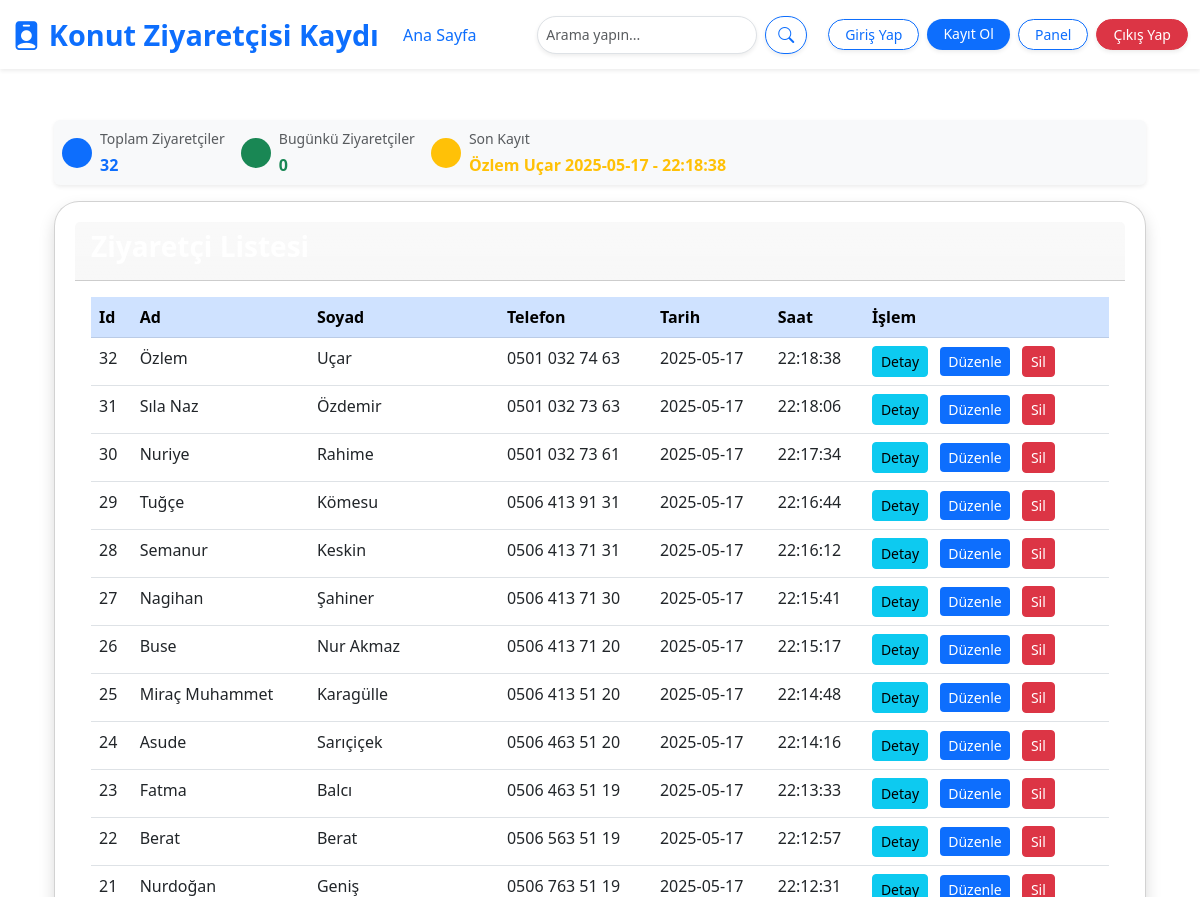
Page /dashboard (signed in, upper part) on the earlier database version.
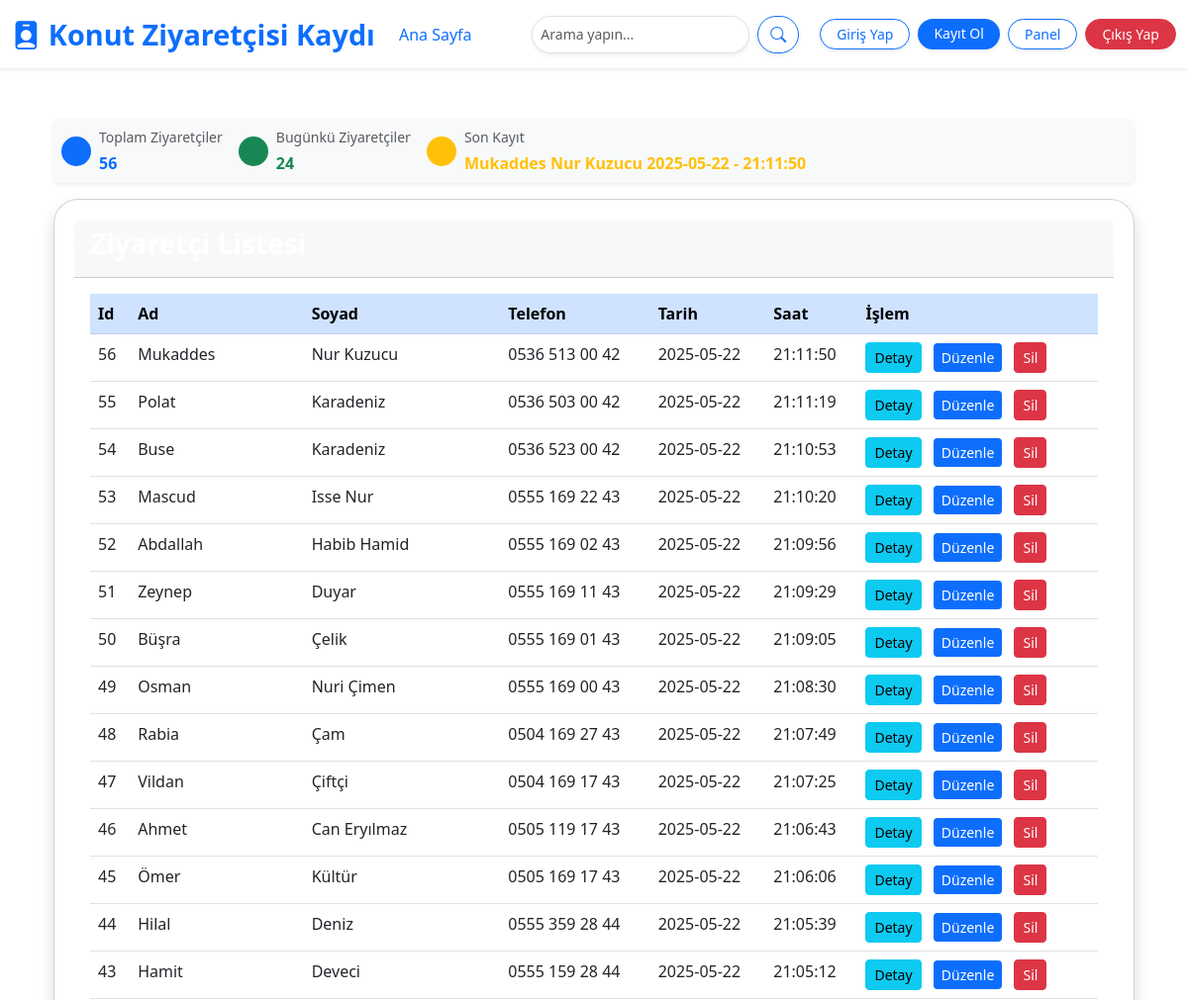
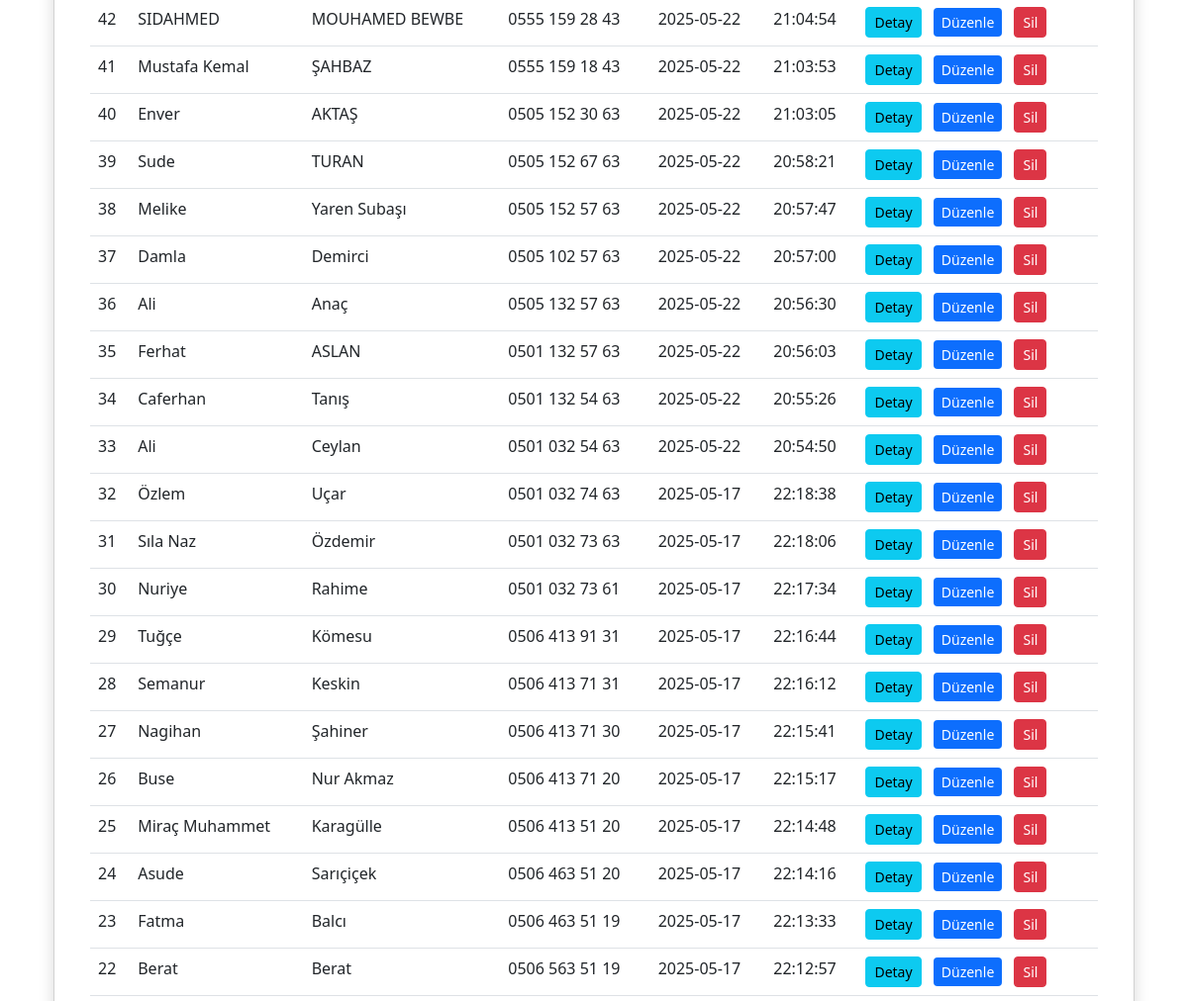
Same page on the later database version (2 pictures, top to bottom).
### models.py (models this page shows)
class Visitor(db.Model):
    __tablename__ = 'visitor'
    __table_args__ = {'extend_existing': True}
    id = db.Column(db.Integer, primary_key=True)
    name = db.Column(db.String(100), nullable=False)
    surname = db.Column(db.String(100), nullable=False)
    phone = db.Column(db.String(15), nullable=False)
    date = db.Column(db.Date, nullable=False)
    time = db.Column(db.Time, nullable=False)
    other_data = db.Column(db.Text, nullable=True)

### app.py (the view)
@app.route('/dashboard')
@login_required
def dashboard():
    query = request.args.get('q', '').strip()
    total_visitors = Visitor.query.count()
    today = datetime.today().date()
    visitors_today = Visitor.query.filter_by(date=today).count()
    last_visitor = Visitor.query.order_by(Visitor.id.desc()).first()
    last_registration = (
    f"{last_visitor.name} {last_visitor.surname} {last_visitor.date.strftime('%Y-%m-%d')} - {last_visitor.time.strftime('%H:%M:%S')}"
    if last_visitor else "Artık günlükçü yok"
)
    if query:
        visitors = Visitor.query.filter(
            or_(
                func.lower(Visitor.name).contains(query.lower()),
                func.lower(Visitor.surname).contains(query.lower())
            )
        ).order_by(Visitor.date.desc(), Visitor.time.desc()).all()
    else:
        visitors = Visitor.query.order_by(Visitor.date.desc(), Visitor.time.desc()).all()
    return render_template(
        'dashboard.html',
        visitors=visitors,
        total_visitors=total_visitors,
        visitors_today=visitors_today,
        last_registration=last_registration
    )

### app.py (called while the page is built)
@login_manager.user_loader
def load_user(user_id):
    return User.query.get(int(user_id))

### templates/dashboard.html (shortened to what this page needs)
{% extends "base.html" %}
{% block page_class %}dashboard-background{% endblock %}
{% block content %}
<div class="container mt-4">
    <div class="d-flex justify-content-between align-items-center bg-light shadow-sm rounded p-2 mb-3">
        <div class="d-flex gap-3">
            <div class="stat-box d-flex align-items-center">
                <div class="icon bg-primary text-white rounded-circle d-flex justify-content-center align-items-center" style="width: 30px; height: 30px;">
                </div>
                <div class="ms-2">
                    <p class="mb-1 text-muted small">Toplam Ziyaretçiler</p>
                    <p class="fw-bold text-primary mb-0">{{ total_visitors }}</p>
                </div>
            </div>
            <div class="stat-box d-flex align-items-center">
                <div class="icon bg-success text-white rounded-circle d-flex justify-content-center align-items-center" style="width: 30px; height: 30px;">
                </div>
                <div class="ms-2">
                    <p class="mb-1 text-muted small">Bugünkü Ziyaretçiler</p>
                    <p class="fw-bold text-success mb-0">{{ visitors_today }}</p>
                </div>
            </div>
            <div class="stat-box d-flex align-items-center">
                <div class="icon bg-warning text-white rounded-circle d-flex justify-content-center align-items-center" style="width: 30px; height: 30px;">
                </div>
                <div class="ms-2">
                    <p class="mb-1 text-muted small">Son Kayıt</p>
                    <p class="fw-bold text-warning mb-0">{{ last_registration }}</p>
                </div>
            </div>
        </div>
    </div>
    <div class="card shadow blurred-box">
        <div class="card-header bg-gradient text-white">
            <h5 class="fw-bold fs-3">Ziyaretçi Listesi</h5>
        </div>
        <div class="card-body">
            <table class="table table-hover">
                <thead class="table-primary text-white">
                    <tr>
                        <th>Id</th>
                        <th>Ad</th>
                        <th>Soyad</th>
                        <th>Telefon</th>
                        <th>Tarih</th>
                        <th>Saat</th>
                        <th>İşlem</th>
                    </tr>
                </thead>
                <tbody>
                    {% for visitor in visitors %}
                    <tr>
                        <td>{{ visitor.id }}</td>
                        <td>{{ visitor.name }}</td>
                        <td>{{ visitor.surname }}</td>
                        <td>{{ visitor.phone }}</td>
                        <td>{{ visitor.date }}</td>
                        <td>{{ visitor.time.strftime('%H:%M:%S') }}</td>
                        <td>
                            <a href="/visitor_info/{{ visitor.id }}" class="btn btn-sm btn-info me-2">Detay</a>
                            <a href="/editvisitor/{{ visitor.id }}" class="btn btn-sm btn-primary me-2">Düzenle</a>
                            <form action="{{ url_for('delete_visitor', id=visitor.id) }}" method="POST" style="display:inline;" onsubmit="return confirm('Bu kaydı silmek istediğinize emin misiniz?');">
                                <button type="submit" class="btn btn-sm btn-danger me-2">Sil</button>
                            </form>
                        </td>
                    </tr>
                    {% endfor %}
                </tbody>
            </table>
        </div>
    </div>
</div>
{% endblock %}

### templates/base.html (shortened to what this page needs)
<!DOCTYPE html>
<html lang="tr">
<head>
    <link href="https://cdn.jsdelivr.net/npm/bootstrap@5.3.0/dist/css/bootstrap.min.css" rel="stylesheet">
    <link rel="stylesheet" href="https://cdn.jsdelivr.net/npm/bootstrap-icons@1.10.0/font/bootstrap-icons.css">
    <link rel="stylesheet" href="/static/styles.css">
</head>
<body class="{% block page_class %}{% endblock %}">
    <nav class="navbar navbar-expand-lg navbar-light bg-white shadow-sm fixed-top">
        <div class="container-fluid">
            <a class="navbar-brand d-flex align-items-center text-primary fw-bold" href="/">
                <i class="bi bi-person-badge-fill me-2" style="font-size: 1.8rem;"></i>
                Konut Ziyaretçisi Kaydı
            </a>
            <div class="collapse navbar-collapse justify-content-between" id="navbarNav">
                <ul class="navbar-nav">
                    <li class="nav-item">
                        <a href="/" class="nav-link text-primary fw-medium">Ana Sayfa</a>
                    </li>
                </ul>
                    <form class="d-flex me-3" action="{{ url_for('dashboard') }}" method="GET" id="searchForm">
                        <input name="q" id="searchInput" class="form-control form-control-sm rounded-pill ms-5 shadow-sm"
                            type="search" placeholder="Arama yapın..." aria-label="Search"
                            value="{{ request.args.get('q', '') }}">
                        <button class="btn btn-outline-primary rounded-pill ms-2 shadow-sm" type="submit">
                            <i class="bi bi-search"></i>
                        </button>
                    </form>
                <div class="d-flex">
                    <a href="/login" class="btn btn-outline-primary btn-sm rounded-pill px-3 shadow-sm me-2">Giriş Yap</a>
                    <a href="/registervisitor" class="btn btn-primary btn-sm rounded-pill px-3 shadow-sm me-2">Kayıt Ol</a>
                    <a href="/dashboard" class="btn btn-outline-primary btn-sm rounded-pill px-3 shadow-sm me-2">Panel</a>
                    {% if current_user.is_authenticated %}
                    <a href="{{ url_for('logout') }}" class="btn btn-danger btn-sm rounded-pill px-3 shadow-sm me-">Çıkış Yap</a>
                    {% endif %}
                </div>
            </div>
        </div>
    </nav>
    <main class="container mt-5 pt-5">
        {% block content %}
        {% endblock %}
    </main>
</body>
</html>

### static/styles.css (style rules this page uses)
.dashboard-background { background-image: url('/static/img/victor-sutty-5vYJJ2khdj8-unsplash1.png'); background-size: cover; background-position: center; background-repeat: no-repeat; background-attachment: fixed; }
.blurred-box { background: rgba(255, 255, 255, 0.1); backdrop-filter: blur(10px); border-radius: 25px; padding: 20px; box-shadow: 0px 4px 10px rgba(0, 0, 0, 0.1); background-attachment: fixed; }
.navbar { transition: all 0.3s ease; }
.navbar-brand { font-size: 1.8rem; }
.nav-link { font-weight: 500; font-size: 1rem; }
.btn-primary { background-color: #0d6efd; border: none; }
.btn-outline-primary { border-color: #0d6efd; color: #0d6efd; }
form input { font-size: 0.9rem; border-color: #dee2e6; transition: all 0.3s ease; }
.shadow-sm { box-shadow: 0 4px 10px rgba(0, 0, 0, 0.1); }

Differences in the rows shown:
no longer on this page (row unchanged): Visitor: id "21", name "Nurdoğan", surname "Geniş", phone "0506 763 51 19", date "2025-05-17", time "22:12:31"
added Visitor: id "56", name "Mukaddes", surname "Nur Kuzucu", phone "0536 513 00 42", date "2025-05-22", time "21:11:50"
added Visitor: id "55", name "Polat", surname "Karadeniz", phone "0536 503 00 42", date "2025-05-22", time "21:11:19"
added Visitor: id "54", name "Buse", surname "Karadeniz", phone "0536 523 00 42", date "2025-05-22", time "21:10:53"
added Visitor: id "53", name "Mascud", surname "Isse Nur", phone "0555 169 22 43", date "2025-05-22", time "21:10:20"
added Visitor: id "52", name "Abdallah", surname "Habib Hamid", phone "0555 169 02 43", date "2025-05-22", time "21:09:56"
added Visitor: id "51", name "Zeynep", surname "Duyar", phone "0555 169 11 43", date "2025-05-22", time "21:09:29"
added Visitor: id "50", name "Büşra", surname "Çelik", phone "0555 169 01 43", date "2025-05-22", time "21:09:05"
added Visitor: id "49", name "Osman", surname "Nuri Çimen", phone "0555 169 00 43", date "2025-05-22", time "21:08:30"
added Visitor: id "48", name "Rabia", surname "Çam", phone "0504 169 27 43", date "2025-05-22", time "21:07:49"
added Visitor: id "47", name "Vildan", surname "Çiftçi", phone "0504 169 17 43", date "2025-05-22", time "21:07:25"
added Visitor: id "46", name "Ahmet", surname "Can Eryılmaz", phone "0505 119 17 43", date "2025-05-22", time "21:06:43"
added Visitor: id "45", name "Ömer", surname "Kültür", phone "0505 169 17 43", date "2025-05-22", time "21:06:06"
added Visitor: id "44", name "Hilal", surname "Deniz", phone "0555 359 28 44", date "2025-05-22", time "21:05:39"
added Visitor: id "43", name "Hamit", surname "Deveci", phone "0555 159 28 44", date "2025-05-22", time "21:05:12"
added Visitor: id "42", name "SIDAHMED", surname "MOUHAMED BEWBE", phone "0555 159 28 43", date "2025-05-22", time "21:04:54"
added Visitor: id "41", name "Mustafa Kemal", surname "ŞAHBAZ", phone "0555 159 18 43", date "2025-05-22", time "21:03:53"
added Visitor: id "40", name "Enver", surname "AKTAŞ", phone "0505 152 30 63", date "2025-05-22", time "21:03:05"
added Visitor: id "39", name "Sude", surname "TURAN", phone "0505 152 67 63", date "2025-05-22", time "20:58:21"
added Visitor: id "38", name "Melike", surname "Yaren Subaşı", phone "0505 152 57 63", date "2025-05-22", time "20:57:47"
added Visitor: id "37", name "Damla", surname "Demirci", phone "0505 102 57 63", date "2025-05-22", time "20:57:00"
added Visitor: id "36", name "Ali", surname "Anaç", phone "0505 132 57 63", date "2025-05-22", time "20:56:30"
added Visitor: id "35", name "Ferhat", surname "ASLAN", phone "0501 132 57 63", date "2025-05-22", time "20:56:03"
added Visitor: id "34", name "Caferhan", surname "Tanış", phone "0501 132 54 63", date "2025-05-22", time "20:55:26"
added Visitor: id "33", name "Ali", surname "Ceylan", phone "0501 032 54 63", date "2025-05-22", time "20:54:50"
Other differences:
{{ total_visitors }}: "32" → "56"
{{ visitors_today }}: "0" → "24"
{{ last_registration }}: "Özlem Uçar 2025-05-17 - 22:18:38" → "Mukaddes Nur Kuzucu 2025-05-22 - 21:11:50"
